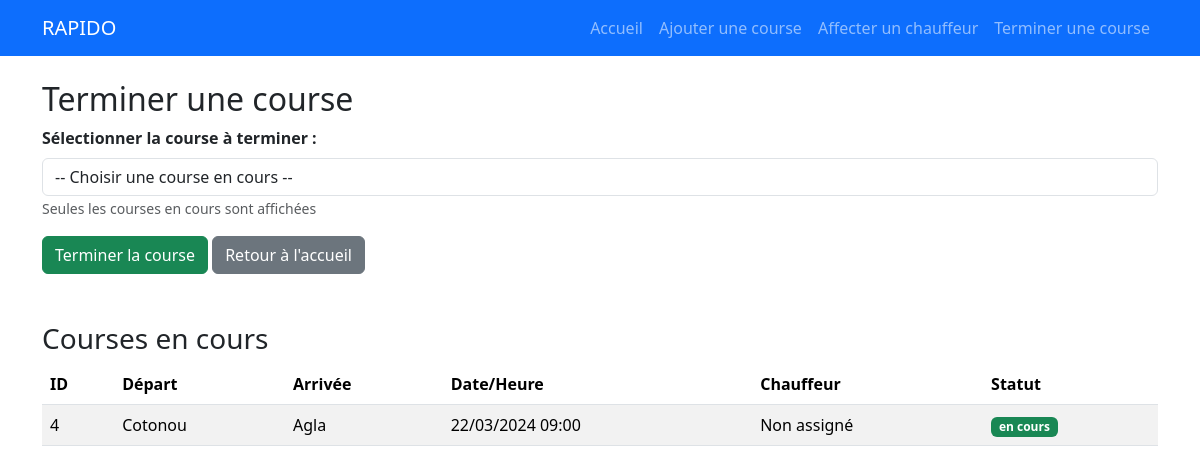
Page /terminer_course.php on the committed database.
### tables this page shows
CREATE TABLE IF NOT EXISTS `courses` (
  `id` int NOT NULL AUTO_INCREMENT,
  `depart` varchar(255) DEFAULT NULL,
  `arrivee` varchar(255) DEFAULT NULL,
  `date_heure` datetime DEFAULT NULL,
  `chauffeur_id` int DEFAULT NULL,
  `statut` enum('en_attente','en_cours','terminee') DEFAULT 'en_attente',
  PRIMARY KEY (`id`),
  KEY `chauffeur_id` (`chauffeur_id`)
);

### terminer_course.php (the view, shortened to what this page needs)
<?php include('connexion.php'); ?>
<?php include('menu.php'); ?>
<h2>Terminer une course</h2>
<form method="POST" action="tr_terminer_course.php">
    <div class="mb-3">
        <label class="form-label"><strong>Sélectionner la course à terminer :</strong></label>
        <select name="course_id" class="form-control" required>
            <option value="">-- Choisir une course en cours --</option>
        </select>
        <small class="text-muted">Seules les courses en cours sont affichées</small>
    </div>
    <button type="submit" class="btn btn-success">Terminer la course</button>
    <a href="index.php" class="btn btn-secondary">Retour à l'accueil</a>
</form>
<h3 class="mt-5">Courses en cours</h3>
<table class="table table-striped">
    <thead>
        <tr>
            <th>ID</th>
            <th>Départ</th>
            <th>Arrivée</th>
            <th>Date/Heure</th>
            <th>Chauffeur</th>
            <th>Statut</th>
        </tr>
    </thead>
    <tbody>
        <?php
        $sql = "SELECT c.*, ch.nom, ch.prenom
                FROM courses c
                LEFT JOIN chauffeurs ch ON c.chauffeur_id = ch.id
                WHERE c.statut = 'en_cours'
                ORDER BY c.date_heure ASC";
        $resultat = mysqli_query($connexion, $sql);
        if(mysqli_num_rows($resultat) > 0):
            while($course = mysqli_fetch_assoc($resultat)):
        ?>
        <tr>
            <td><?= $course['id'] ?></td>
            <td><?= htmlspecialchars($course['depart']) ?></td>
            <td><?= htmlspecialchars($course['arrivee']) ?></td>
            <td><?= date('d/m/Y H:i', strtotime($course['date_heure'])) ?></td>
            <td><?= $course['nom'] ? $course['prenom'].' '.$course['nom'] : 'Non assigné' ?></td>
            <td><span class="badge bg-success">en cours</span></td>
        </tr>
        <?php
            endwhile;
        else:
        ?>
        <tr>
            <td colspan="6" class="text-center">Aucune course en cours</td>
        </tr>
        <?php endif; ?>
    </tbody>
</table>
    </div>
</body>
</html>

### rows in the picture
courses: id "4", depart "Cotonou", arrivee "Agla", date_heure "22/03/2024 09:00"
